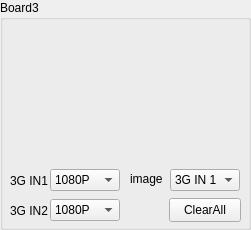
       <widget class="QGroupBox" name="groupBoxImgBorad3">
        <property name="geometry">
         <rect>
          <x>570</x>
          <y>330</y>
          <width>251</width>
          <height>230</height>
         </rect>
        </property>
        <property name="styleSheet">
         <string notr="true">font: 10pt &quot;Arial&quot;;</string>
        </property>
        <property name="title">
         <string>Board3</string>
        </property>
        <widget class="ImgLabel" name="labelImgBoard3">
         <property name="geometry">
          <rect>
           <x>5</x>
           <y>20</y>
           <width>245</width>
           <height>140</height>
          </rect>
         </property>
         <property name="text">
          <string/>
         </property>
        </widget>
        <widget class="QLabel" name="label3Gin2Board3">
         <property name="geometry">
          <rect>
           <x>10</x>
           <y>200</y>
           <width>54</width>
           <height>21</height>
          </rect>
         </property>
         <property name="styleSheet">
          <string notr="true">font: 9pt &quot;Arial&quot;;</string>
         </property>
         <property name="text">
          <string>3G IN2</string>
         </property>
        </widget>
        <widget class="QLabel" name="label3Gin1Board3">
         <property name="geometry">
          <rect>
           <x>10</x>
           <y>170</y>
           <width>54</width>
           <height>21</height>
          </rect>
         </property>
         <property name="styleSheet">
          <string notr="true">font: 9pt &quot;Arial&quot;;</string>
         </property>
         <property name="text">
          <string>3G IN1</string>
         </property>
        </widget>
        <widget class="QComboBox" name="comboBoxImgBoard3">
         <property name="geometry">
          <rect>
           <x>170</x>
           <y>169</y>
           <width>70</width>
           <height>22</height>
          </rect>
         </property>
         <property name="styleSheet">
          <string notr="true">font: 9pt &quot;Arial&quot;;</string>
         </property>
         <item>
          <property name="text">
           <string>3G IN 1</string>
          </property>
         </item>
         <item>
          <property name="text">
           <string>3G IN 2</string>
          </property>
         </item>
         <item>
          <property name="text">
           <string>Detection</string>
          </property>
         </item>
         <item>
          <property name="text">
           <string>Color</string>
          </property>
         </item>
        </widget>
        <widget class="QComboBox" name="comboBox3Gin2SizeBoard3">
         <property name="geometry">
          <rect>
           <x>50</x>
           <y>199</y>
           <width>70</width>
           <height>22</height>
          </rect>
         </property>
         <property name="styleSheet">
          <string notr="true">font: 9pt &quot;Arial&quot;;</string>
         </property>
         <item>
          <property name="text">
           <string>1080P</string>
          </property>
         </item>
         <item>
          <property name="text">
           <string>540P</string>
          </property>
         </item>
        </widget>
        <widget class="QComboBox" name="comboBox3Gin1SizeBoard3">
         <property name="geometry">
          <rect>
           <x>50</x>
           <y>169</y>
           <width>70</width>
           <height>22</height>
          </rect>
         </property>
         <property name="styleSheet">
          <string notr="true">font: 9pt &quot;Arial&quot;;</string>
         </property>
         <item>
          <property name="text">
           <string>1080P</string>
          </property>
         </item>
         <item>
          <property name="text">
           <string>540P</string>
          </property>
         </item>
        </widget>
        <widget class="QPushButton" name="pushButtonImgClearBoard3">
         <property name="geometry">
          <rect>
           <x>169</x>
           <y>198</y>
           <width>72</width>
           <height>24</height>
          </rect>
         </property>
         <property name="styleSheet">
          <string notr="true">font: 9pt &quot;Arial&quot;;</string>
         </property>
         <property name="text">
          <string>ClearAll</string>
         </property>
        </widget>
        <widget class="QLabel" name="labelImgNumBoard3">
         <property name="geometry">
          <rect>
           <x>130</x>
           <y>171</y>
           <width>41</width>
           <height>16</height>
          </rect>
         </property>
         <property name="styleSheet">
          <string notr="true">
font: 10pt &quot;Arial&quot;;</string>
         </property>
         <property name="text">
          <string>image</string>
         </property>
        </widget>
       </widget>
